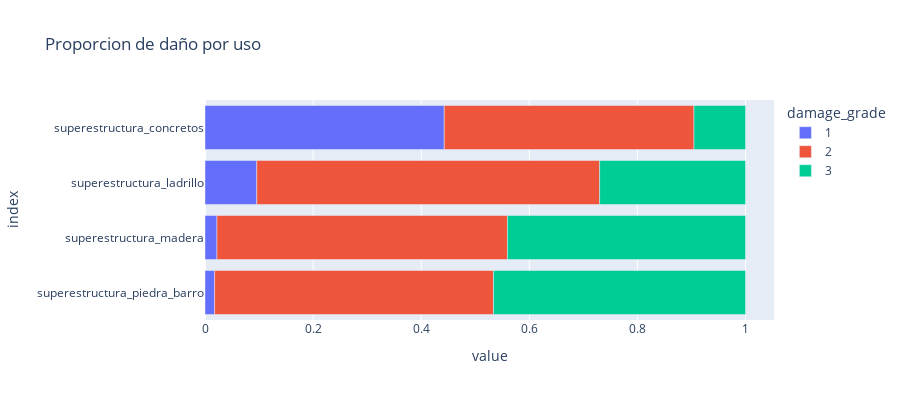

The notebook cell saved with this chart:
### Code cell
fig = px.bar(edificiosMediosPorcentajes, x=edificiosMediosPorcentajes.columns, y=edificiosMediosPorcentajes.index,
             orientation='h',
             height=400,
             title='Proporcion de daño por uso')
fig.show()

### Figure 1 — Plotly figure (JSON) as saved in the notebook; plotly's stock layout.template omitted (floating-point values rounded to 4 significant figures)
{"data": [{"alignmentgroup": "True", "hovertemplate": "damage_grade=1<br>value=%{x}<br>index=%{y}<extra></extra>", "legendgroup": "1", "marker": {"color": "#636efa"}, "name": "1", "offsetgroup": "1", "orientation": "h", "showlegend": true, "textposition": "auto", "type": "bar", "x": [0.01776, 0.02217, 0.09576, 0.4426], "xaxis": "x", "y": ["superestructura_piedra_barro", "superestructura_madera", "superestructura_ladrillo", "superestructura_concretos"], "yaxis": "y"}, {"alignmentgroup": "True", "hovertemplate": "damage_grade=2<br>value=%{x}<br>index=%{y}<extra></extra>", "legendgroup": "2", "marker": {"color": "#EF553B"}, "name": "2", "offsetgroup": "2", "orientation": "h", "showlegend": true, "textposition": "auto", "type": "bar", "x": [0.5159, 0.5374, 0.6343, 0.462], "xaxis": "x", "y": ["superestructura_piedra_barro", "superestructura_madera", "superestructura_ladrillo", "superestructura_concretos"], "yaxis": "y"}, {"alignmentgroup": "True", "hovertemplate": "damage_grade=3<br>value=%{x}<br>index=%{y}<extra></extra>", "legendgroup": "3", "marker": {"color": "#00cc96"}, "name": "3", "offsetgroup": "3", "orientation": "h", "showlegend": true, "textposition": "auto", "type": "bar", "x": [0.4664, 0.4405, 0.2699, 0.09539], "xaxis": "x", "y": ["superestructura_piedra_barro", "superestructura_madera", "superestructura_ladrillo", "superestructura_concretos"], "yaxis": "y"}], "layout": {"barmode": "relative", "height": 400, "legend": {"title": {"text": "damage_grade"}, "tracegroupgap": 0}, "title": {"text": "Proporcion de daño por uso"}, "xaxis": {"anchor": "y", "domain": [0, 1], "title": {"text": "value"}}, "yaxis": {"anchor": "x", "domain": [0, 1], "title": {"text": "index"}}}}
